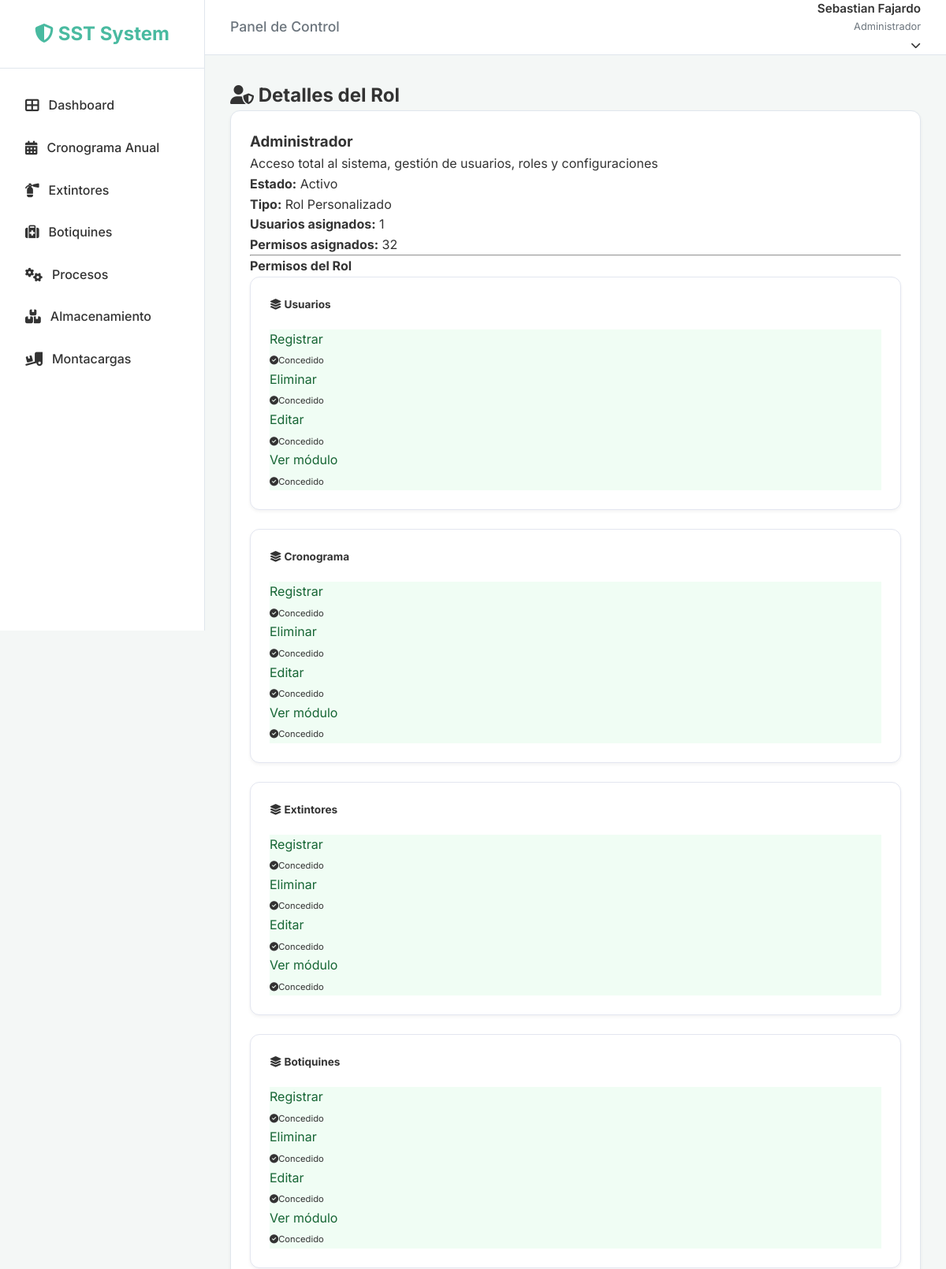
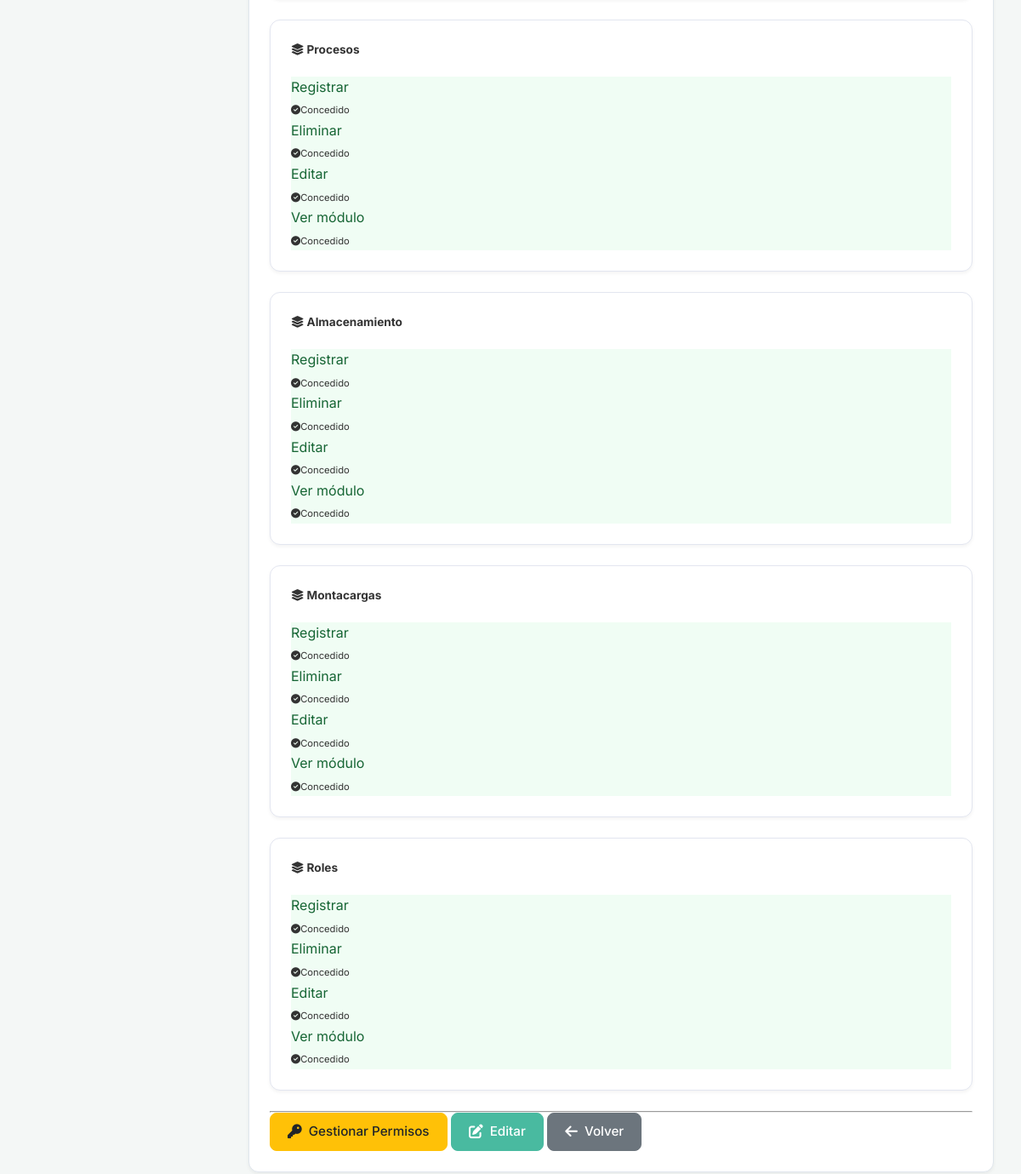
/roles/1/ (signed in), run on the app's committed database (2 pictures, top to bottom).
### users/models.py (models this page shows, shortened)
class CustomUser(AbstractUser):
    email = models.EmailField(unique=True)
    document_number = models.CharField(max_length=20, blank=True, null=True)
    role = models.ForeignKey('roles.Role', on_delete=models.SET_NULL, null=True, blank=True,
                             related_name='users', verbose_name='Rol')
    updated_at = models.DateTimeField(auto_now=True)
    digital_signature = models.TextField(blank=True, null=True, verbose_name="Firma Digital") # Base64 encoded image
    USERNAME_FIELD = 'email'
    REQUIRED_FIELDS = ['username', 'first_name', 'last_name']
    def has_perm_custom(self, module, action):
        if self.is_superuser:
            return True
        if self.role and self.role.name == 'Administrador':
            return True
        if not self.role or not self.role.is_active:
            return False
        return self.role.has_permission(module, action)

### roles/models.py (models this page shows, shortened)
class Role(models.Model):
    name = models.CharField(max_length=100, unique=True, verbose_name='Nombre del Rol')
    description = models.TextField(blank=True, verbose_name='Descripción')
    permissions = models.ManyToManyField(Permission, blank=True, related_name='roles', verbose_name='Permisos')
    is_active = models.BooleanField(default=True, verbose_name='Activo')
    is_system_role = models.BooleanField(default=False, verbose_name='Rol del Sistema')
    created_at = models.DateTimeField(auto_now_add=True)
    updated_at = models.DateTimeField(auto_now=True)
    class Meta:
        verbose_name = 'Rol'
        verbose_name_plural = 'Roles'
        ordering = ['name']

class Permission(models.Model):
    MODULE_CHOICES = [
        ('users', 'Usuarios'),
        ('inspections', 'Inspecciones'),
        ('schedule', 'Cronograma'),
        ('extinguisher', 'Extintores'),
        ('first_aid', 'Botiquines'),
        ('process', 'Procesos'),
        ('storage', 'Almacenamiento'),
        ('forklift', 'Montacargas'),
        ('roles', 'Roles'),
    ]
    ACTION_CHOICES = [
        ('view', 'Ver módulo'),
        ('create', 'Registrar'),
        ('edit', 'Editar'),
        ('delete', 'Eliminar'),
    ]
    module = models.CharField(max_length=50, choices=MODULE_CHOICES, verbose_name='Módulo')
    action = models.CharField(max_length=20, choices=ACTION_CHOICES, verbose_name='Acción')
    codename = models.CharField(max_length=100, unique=True, verbose_name='Código')
    description = models.CharField(max_length=255, verbose_name='Descripción')
    is_active = models.BooleanField(default=True, verbose_name='Activo')
    created_at = models.DateTimeField(auto_now_add=True)
    class Meta:
        verbose_name = 'Permiso'
        verbose_name_plural = 'Permisos'
        ordering = ['module', 'action']
        unique_together = ['module', 'action']

### roles/views.py (the view)
# urls.py: path('<int:pk>/', views.RoleDetailView.as_view(), name='role_detail'),
class RoleDetailView(LoginRequiredMixin, RolePermissionRequiredMixin, DetailView):
    permission_required = ('roles', 'view')
    model = Role
    template_name = 'roles/role_detail.html'
    def get_context_data(self, **kwargs):
        context = super().get_context_data(**kwargs)
        all_permissions = Permission.objects.all().order_by('module', 'action')
        role_perm_ids = set(self.object.permissions.values_list('id', flat=True))
        permissions_matrix = {}
        module_dict = dict(Permission.MODULE_CHOICES)
        for module_key, module_name in Permission.MODULE_CHOICES:
            module_perms = [p for p in all_permissions if p.module == module_key]
            if module_perms:
                perms_list = []
                for p in module_perms:
                    perms_list.append({
                        'permission': p,
                        'has_perm': p.id in role_perm_ids
                    })
                permissions_matrix[module_key] = {
                    'name': module_name,
                    'vals': perms_list
                }
        context['permissions_matrix'] = permissions_matrix
        return context

### templates/roles/role_detail.html (shortened to what this page needs)
{% extends 'base.html' %}
{% load static %}
{% block content %}
<div class="container-fluid">
    <div class="row mb-4">
        <div class="col-12">
            <h2><i class="fas fa-user-shield"></i> Detalles del Rol</h2>
        </div>
    </div>
    <div class="row">
        <div class="col-md-8">
            <div class="card">
                <div class="card-body">
                    <h3>{{ role.name }}</h3>
                    <p class="text-muted">{{ role.description }}</p>
                    <div class="row mb-3">
                        <div class="col-md-6">
                            <strong>Estado:</strong>
                            {% if role.is_active %}
                            <span class="badge bg-success">Activo</span>
                            {% else %}
                            <span class="badge bg-danger">Inactivo</span>
                            {% endif %}
                        </div>
                        <div class="col-md-6">
                            <strong>Tipo:</strong>
                            {% if role.is_system_role %}
                            <span class="badge bg-info">Rol del Sistema</span>
                            {% else %}
                            <span class="badge bg-secondary">Rol Personalizado</span>
                            {% endif %}
                        </div>
                    </div>
                    <div class="row mb-3">
                        <div class="col-md-6">
                            <strong>Usuarios asignados:</strong>
                            <span class="badge bg-primary">{{ role.users.count }}</span>
                        </div>
                        <div class="col-md-6">
                            <strong>Permisos asignados:</strong>
                            <span class="badge bg-secondary">{{ role.permissions.count }}</span>
                        </div>
                    </div>
                    <hr>
                    <h4 class="mb-3">Permisos del Rol</h4>
                    <div class="d-flex flex-wrap gap-3 mb-4">
                        {% for module_key, module_data in permissions_matrix.items %}
                        <div class="card shadow-sm flex-fill" style="min-width: 300px; border: 1px solid #e3e6f0;">
                            <div class="card-header bg-light py-2 border-bottom">
                                <h6 class="m-0 font-weight-bold text-primary text-uppercase"
                                    style="font-size: 0.85rem;">
                                    <i class="fas fa-layer-group me-1"></i> {{ module_data.name }}
                                </h6>
                            </div>
                            <div class="card-body p-3">
                                <div class="d-flex flex-wrap gap-2" style="gap: 10px;">
                                    {% for perm_data in module_data.vals %}
                                    <div class="flex-fill p-2 rounded text-center border"
                                        style="min-width: 120px; background-color: {% if perm_data.has_perm %}#f0fdf4{% else %}#fef2f2{% endif %}; border-color: {% if perm_data.has_perm %}#bbf7d0{% else %}#fecaca{% endif %} !important;">
                                        <div class="font-weight-bold mb-1"
                                            style="color: {% if perm_data.has_perm %}#166534{% else %}#991b1b{% endif %};">
                                            {{ perm_data.permission.get_action_display }}
                                        </div>
                                        {% if perm_data.has_perm %}
                                        <span class="badge bg-success" style="font-size: 0.7rem;">
                                            <i class="fas fa-check-circle me-1"></i>Concedido
                                        </span>
                                        {% else %}
                                        <span class="badge bg-danger" style="font-size: 0.7rem;">
                                            <i class="fas fa-times-circle me-1"></i>Denegado
                                        </span>
                                        {% endif %}
                                    </div>
                                    {% endfor %}
                                </div>
                            </div>
                        </div>
                        {% empty %}
                        <div class="w-100">
                            <div class="alert alert-info">
                                No se encontraron definiciones de permisos.
                            </div>
                        </div>
                        {% endfor %}
                    </div>
                    <hr>
                    <div class="d-flex gap-2">
                        <a href="{% url 'role_permissions' role.pk %}" class="btn btn-warning">
                            <i class="fas fa-key"></i> Gestionar Permisos
                        </a>
                        <a href="{% url 'role_edit' role.pk %}" class="btn btn-primary">
                            <i class="fas fa-edit"></i> Editar
                        </a>
                        <a href="{% url 'role_list' %}" class="btn btn-secondary">
                            <i class="fas fa-arrow-left"></i> Volver
                        </a>
                    </div>
                </div>
            </div>
        </div>
    </div>
</div>
{% endblock %}

### templates/base.html (shortened to what this page needs)
{% load static permission_tags %}
<!DOCTYPE html>
<html lang="es">
<head>
    <link rel="stylesheet" href="https://cdnjs.cloudflare.com/ajax/libs/font-awesome/6.4.0/css/all.min.css">
    <link rel="stylesheet" href="https://cdnjs.cloudflare.com/ajax/libs/toastr.js/latest/toastr.min.css">
    <link rel="stylesheet" href="{% static 'css/style.css' %}">
</head>
<body>
    {% if user.is_authenticated %}
    <div class="app-wrapper">
        <aside class="sidebar">
            <div class="sidebar-header">
                <a href="{% url 'dashboard' %}" class="logo">
                    <i class="fas fa-shield-alt"></i> <span class="logo-text">SST System</span>
                </a>
            </div>
            <ul class="sidebar-menu">
                {% has_permission 'users' 'view' as can_view_dashboard %}
                <li>
                    <a href="{% url 'dashboard' %}"
                        class="{% if request.resolver_match.url_name == 'dashboard' %}active{% endif %}">
                        <i class="fas fa-th-large"></i> <span>Dashboard</span>
                    </a>
                </li>
                {% has_permission 'schedule' 'view' as can_view_schedule %}
                {% if can_view_schedule %}
                <li>
                    <a href="{% url 'inspection_list' %}"
                        class="{% if request.resolver_match.url_name == 'inspection_list' %}active{% endif %}">
                        <i class="fas fa-calendar-alt"></i> <span>Cronograma Anual</span>
                    </a>
                </li>
                {% endif %}
                {% has_permission 'extinguisher' 'view' as can_view_extinguisher %}
                {% if can_view_extinguisher %}
                <li>
                    <a href="{% url 'extinguisher_list' %}"
                        class="{% if 'extinguisher' in request.path %}active{% endif %}">
                        <i class="fas fa-fire-extinguisher"></i> <span>Extintores</span>
                    </a>
                </li>
                {% endif %}
                {% has_permission 'first_aid' 'view' as can_view_first_aid %}
                {% if can_view_first_aid %}
                <li>
                    <a href="{% url 'first_aid_list' %}" class="{% if 'first-aid' in request.path %}active{% endif %}">
                        <i class="fas fa-medkit"></i> <span>Botiquines</span>
                    </a>
                </li>
                {% endif %}
                {% has_permission 'process' 'view' as can_view_process %}
                {% if can_view_process %}
                <li>
                    <a href="{% url 'process_list' %}" class="{% if 'process' in request.path %}active{% endif %}">
                        <i class="fas fa-cogs"></i> <span>Procesos</span>
                    </a>
                </li>
                {% endif %}
                {% has_permission 'storage' 'view' as can_view_storage %}
                {% if can_view_storage %}
                <li>
                    <a href="{% url 'storage_list' %}" class="{% if 'storage' in request.path %}active{% endif %}">
                        <i class="fas fa-boxes"></i> <span>Almacenamiento</span>
                    </a>
                </li>
                {% endif %}
                {% has_permission 'forklift' 'view' as can_view_forklift %}
                {% if can_view_forklift %}
                <li>
                    <a href="{% url 'forklift_list' %}" class="{% if 'forklift' in request.path %}active{% endif %}">
                        <i class="fas fa-truck-loading"></i> <span>Montacargas</span>
                    </a>
                </li>
                {% endif %}
            </ul>
        </aside>
        <div style="flex: 1; display: flex; flex-direction: column;">
            <header class="topbar">
                <div class="page-title">
                    <h2 style="font-size: 1.1rem; color: var(--text-light); font-weight: 500;">
                        {% block header_title %}Panel de Control{% endblock %}
                    </h2>
                </div>
                <div class="user-profile" style="position: relative;">
                    <div class="user-info" style="cursor: pointer;" onclick="toggleUserDropdown()">
                        <span class="user-name">{{ user.get_full_name|default:user.email }}</span>
                        <span class="user-role">{% if user.is_staff %}Administrador{% else %}Inspector{% endif %}</span>
                        <i class="fas fa-chevron-down"
                            style="margin-left: 8px; font-size: 0.8rem; transition: transform 0.3s;"></i>
                    </div>
                </div>
            </header>
            <main class="main-content">
                <div class="content-container">
                    {% block content %}{% endblock %}
                </div>
            </main>
        </div>
    </div>
    {% endif %}
</body>
</html>

### data on the page
CustomUser: get_full_name "Sebastian Fajardo"
Role: name "Administrador", description "Acceso total al sistema, gestión de usuarios, roles y configuraciones", users.count "1", permissions.count "32"
Permission: permission.action "Registrar"
Permission: permission.action "Eliminar"
Permission: permission.action "Editar"
Permission: permission.action "Ver módulo"
Permission: permission.action "Registrar"
Permission: permission.action "Eliminar"
Permission: permission.action "Editar"
Permission: permission.action "Ver módulo"
Permission: permission.action "Registrar"
Permission: permission.action "Eliminar"
Permission: permission.action "Editar"
Permission: permission.action "Ver módulo"
Permission: permission.action "Registrar"
Permission: permission.action "Eliminar"
Permission: permission.action "Editar"
Permission: permission.action "Ver módulo"
Permission: permission.action "Registrar"
Permission: permission.action "Eliminar"
Permission: permission.action "Editar"
Permission: permission.action "Ver módulo"
Permission: permission.action "Registrar"
Permission: permission.action "Eliminar"
Permission: permission.action "Editar"
Permission: permission.action "Ver módulo"
Permission: permission.action "Registrar"
Permission: permission.action "Eliminar"
Permission: permission.action "Editar"
Permission: permission.action "Ver módulo"
Permission: permission.action "Registrar"
Permission: permission.action "Eliminar"
Permission: permission.action "Editar"
Permission: permission.action "Ver módulo"

### other printed values
{{ module_data.name }} "Usuarios" "Cronograma" "Extintores" "Botiquines" "Procesos" "Almacenamiento" "Montacargas" "Roles"
